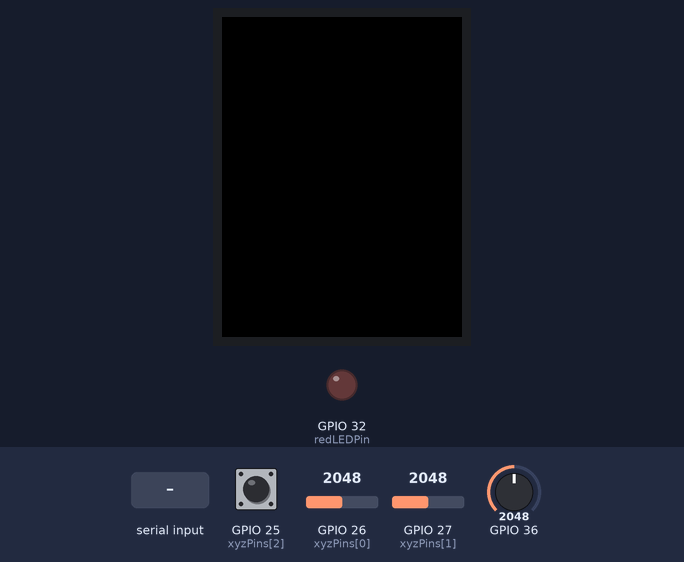
Bench run of a sketch on a simulated ESP32. On the bench: 320×240 colour display, output pins drawn as LEDs (lit = HIGH). Inputs (shaded band) come from the test bench; at power-on: GPIO 25 (xyzPins[2]) HIGH, GPIO 26 (xyzPins[0]) = 2048, GPIO 27 (xyzPins[1]) = 2048, GPIO 36 = 2048. What the sketch prints to the serial monitor is not drawn.

Above: at 1.4 s.
1.5 s: "1\n" received over Serial
4.5 s: "0\n" received over Serial
At 7.1 s:
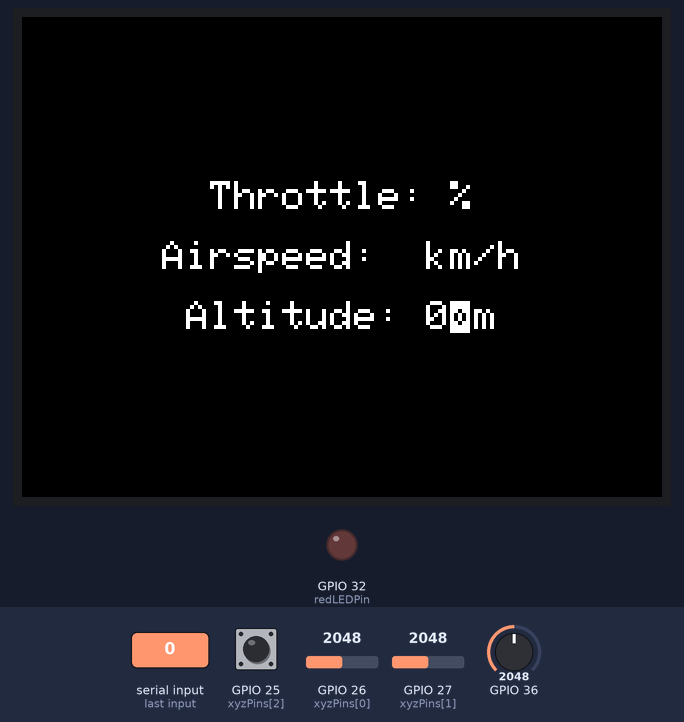
7.5 s: "2\n" received over Serial
At 12.2 s:
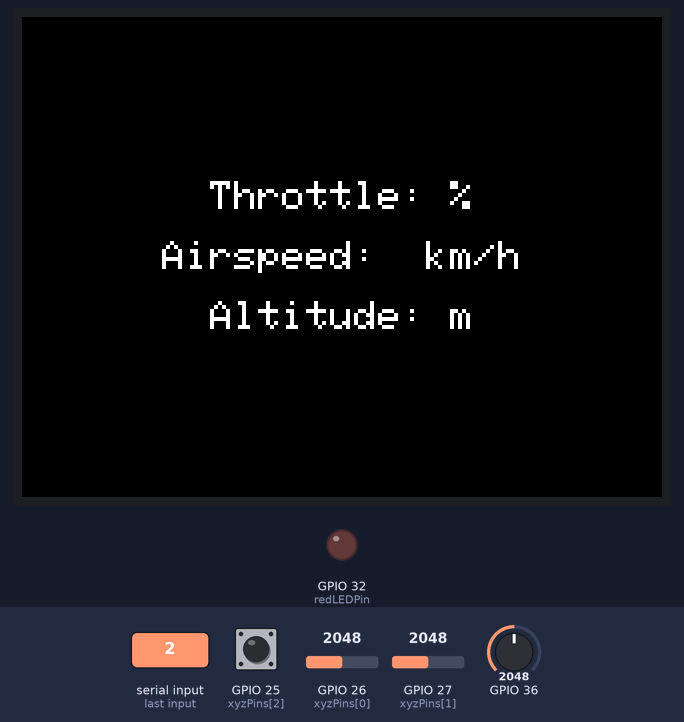
Timing chart, 0 to 13.7 s (numbered marks = the images above; inputs shaded):
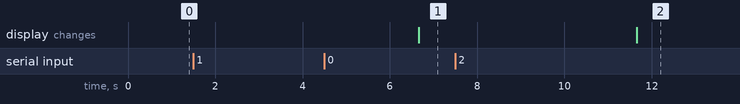

Measured:
- after the input at 1.5 s, every drawn part: stays the same
- after the input at 4.5 s, the display: changes after 2.2 s (image 1)
- after the input at 7.5 s, the display: changes after 4.2 s (image 2)

The sketch:

serial.ino
```cpp
#include <TFT_eSPI.h>
#include <string>

const char delimeter = '\r';

int xyzPins[] = { 26, 27, 25 };
int redLEDPin = 32;

// for the screen (display values from Unity)
TFT_eSPI tft = TFT_eSPI();
TFT_eSprite UI = TFT_eSprite(&tft);


// led info
int ledState = LOW;                   // ledState used to set the LED
unsigned long previousLEDMillis = 0;  // will store last time LED was updated
const long ledInterval = 100;         // ledInterval at which to blink (milliseconds)
bool doFlash = false;

unsigned long previousMessageMillis = 0;
const long messageInterval = 500;

void setup() {
  tft.init();
  tft.setRotation(1);
  tft.fillScreen(TFT_BLACK);
  tft.setSwapBytes(true);

  UI.createSprite(tft.width(), tft.height());
  UI.fillSprite(TFT_BLACK);

  Serial.begin(115200);
  pinMode(xyzPins[2], INPUT_PULLUP);
  pinMode(redLEDPin, OUTPUT);
}

void loop() {
  unsigned long currentMillis = millis();


  int xVal = analogRead(xyzPins[0]);
  int yVal = analogRead(xyzPins[1]);
  int zVal = digitalRead(xyzPins[2]);

  int potentiometer = analogRead(36);

  handleSerialData();

  if (currentMillis - previousMessageMillis >= messageInterval) {
    // Unity reads input by line -- send over all values and seperate
    Serial.printf("%d %d %d %d\n", xVal, yVal, zVal, potentiometer);
    previousMessageMillis = currentMillis;
  }

  if (currentMillis - previousLEDMillis >= ledInterval && doFlash) {
    // save the last time you blinked the LED
    previousLEDMillis = currentMillis;

    // if the LED is off turn it on and vice-versa:
    if (ledState == LOW) {
      ledState = HIGH;
    } else {
      ledState = LOW;
    }

    // set the LED to the correct state
    digitalWrite(redLEDPin, ledState);
  }
}
bool handleSerialData() {
  // data comes in this form:
  // light_status,throttle,altitude,airspeed\n
  if (Serial.available()) {

    String lightStatus = Serial.readStringUntil(delimeter);
    String throttle = Serial.readStringUntil(delimeter);
    String altitude = Serial.readStringUntil(delimeter);
    String airspeed = Serial.readStringUntil('\n');

    if (lightStatus && throttle && altitude && airspeed) {
      if (lightStatus == "1") {
        doFlash = true;
      }
      else {
        doFlash = false;
      }

      updateHUD(throttle.c_str(), altitude.c_str(), airspeed.c_str());
      return true;
    }
  }
  return false;
}
void updateHUD(const char* throttle, const char* altitude, const char* airspeed) {
  UI.fillSprite(TFT_BLACK);
  // read from the serial connection

  UI.setTextColor(TFT_WHITE);
  UI.setTextDatum(4);

  char altString[100];
  char throtString[100];
  char speedString[100];
  std::sprintf(altString, "Altitude: %sm", altitude);
  std::sprintf(throtString, "Throttle: %s%%", throttle);
  std::sprintf(speedString, "Airspeed: %s km/h", airspeed);

  // display on screen
  UI.setTextSize(2);
  UI.drawString(speedString, tft.width() / 2, tft.height() / 2);
  UI.drawString(throtString, tft.width() / 2, tft.height() / 2 - 30);
  UI.drawString(altString, tft.width() / 2, tft.height() / 2 + 30);
  UI.pushSprite(0, 0);
}
```
